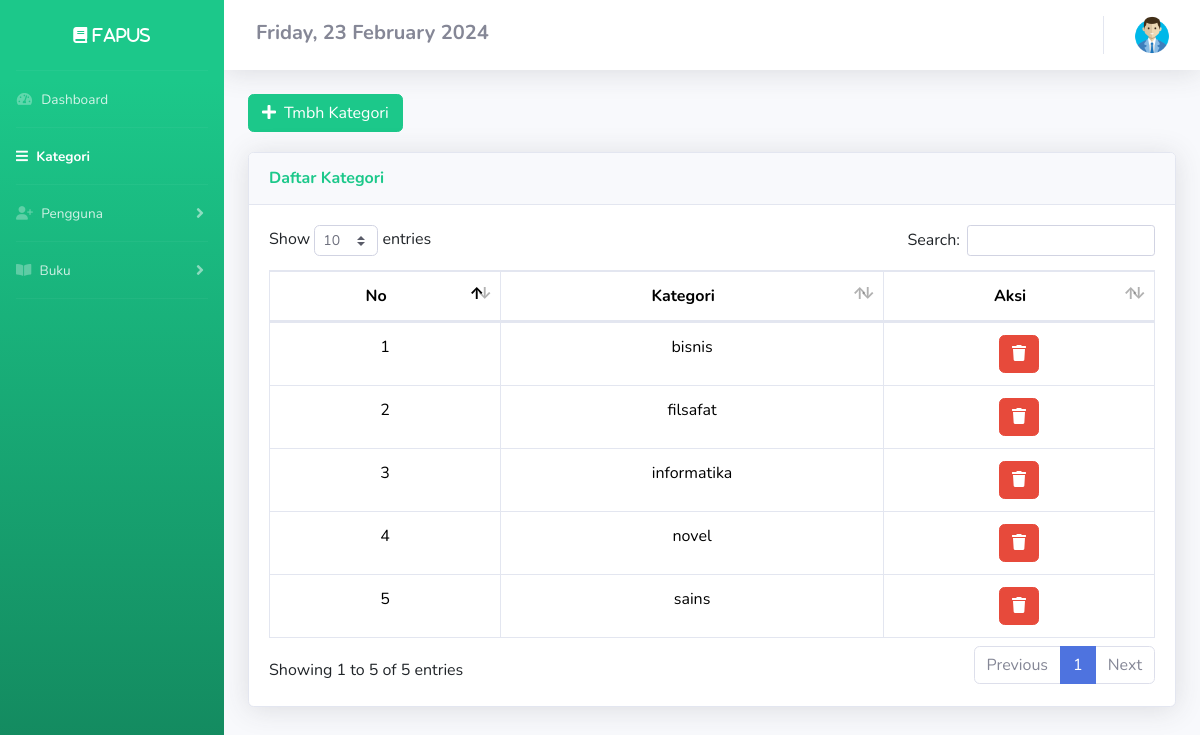
/DashboardAdmin/kategori.php (signed in), run on an earlier commit of the app's database.
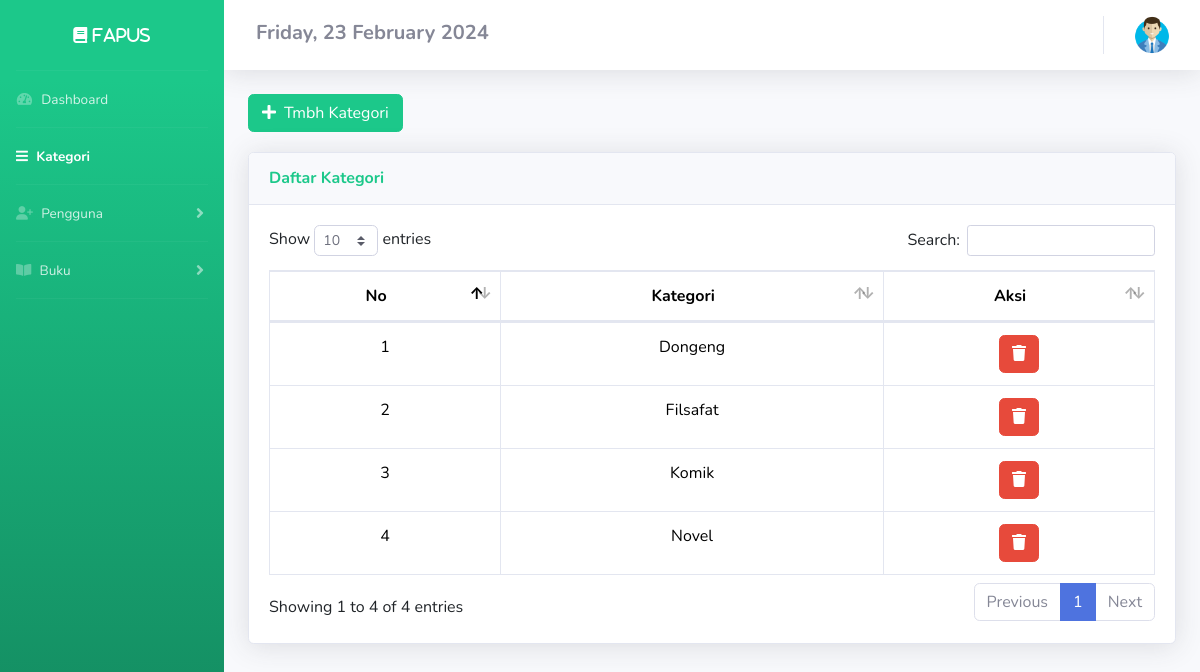
And on a later commit of the database.
### tables this page shows
CREATE TABLE `kategori_buku` (
  `kategori` varchar(255) NOT NULL
);

### config/config.php (called while the page is built, shortened)
<?php
$host = "127.0.0.1";
$username = "root";
$password = "";
$database_name = "fapus";
$connection = mysqli_connect($host, $username, $password, $database_name);
function queryReadData($dataKategori)
{
  global $connection;
  $result = mysqli_query($connection, $dataKategori);
  $items = [];
  while ($item = mysqli_fetch_assoc($result)) {
    $items[] = $item;
  }
  return $items;
}

### DashboardAdmin/kategori.php (the view, shortened to what this page needs)
<?php
require "../config/config.php";
$member = queryReadData("SELECT * FROM kategori_buku");
?>
<!DOCTYPE html>
<html lang="en">
<head>
  <link href="https://cdn.jsdelivr.net/npm/bootstrap@5.3.2/dist/css/bootstrap.min.css" rel="stylesheet">
  <link href="../assets2/vendor/fontawesome-free/css/all.min.css" rel="stylesheet" type="text/css">
  <link href="../assets2/css/sb-admin-2.min.css" rel="stylesheet">
  <link href="../assets2/vendor/datatables/dataTables.bootstrap4.min.css" rel="stylesheet">
</head>
<body id="page-top">
  <div id="wrapper">
    <ul class="navbar-nav bg-gradient-success sidebar sidebar-dark accordion" id="accordionSidebar">
      <div class="sticky-top">
        <a class="sidebar-brand d-flex align-items-center justify-content-center" href="kategori.php">
          <div class="sidebar-brand-text fas fa-book"> Fapus</div>
        </a>
        <hr class="sidebar-divider my-0">
        <li class="nav-item">
          <a class="nav-link" href="index.php">
            <i class="fas fa-fw fa-tachometer-alt"></i>
            <span>Dashboard</span></a>
        </li>
        <hr class="sidebar-divider my-0">
        <li class="nav-item active">
          <a class="nav-link" href="#.php">
            <i class="fas fa-bars"></i>
            <span>Kategori</span></a>
        </li>
        <hr class="sidebar-divider my-0">
        <li class="nav-item">
          <a class="nav-link collapsed" href="#" data-toggle="collapse" data-target="#collapseTwo" aria-expanded="true" aria-controls="collapseTwo">
          <i class="fa-solid fa-user-plus"></i>
            <span>Pengguna</span>
          </a>
        </li>
        <hr class="sidebar-divider my-0">
        <li class="nav-item">
          <a class="nav-link collapsed" href="#" data-toggle="collapse" data-target="#collapseUtilities" aria-expanded="true" aria-controls="collapseUtilities">
            <i class="fas fa-book-open"></i>
            <span>Buku</span>
          </a>
        </li>
        <hr class="sidebar-divider my-0">
    </ul>
    <?php
    $day = date('l');
    $dayOfMonth = date('d');
    $month = date('F');
    $year = date('Y');
    ?>
    <div id="content-wrapper" class="d-flex flex-column">
      <div id="content">
        <nav class="navbar navbar-expand navbar-light bg-white topbar mb-4 static-top shadow">
          <h5 class="mt-1 mx-3 fw-bold"><span class="fs-5 text-secondary"> <?php echo $day . ", " . $dayOfMonth . " " . " " . $month . " " . $year; ?> </span></h5>
          <ul class="navbar-nav ml-auto">
            <li class="nav-item dropdown no-arrow">
              <a class="nav-link dropdown-toggle" href="#" id="userDropdown" role="button" data-toggle="dropdown" aria-haspopup="true" aria-expanded="false">
                <img src="../assets/user.png" alt="memberLogo" width="40px">
              </a>
            </li>
          </ul>
        </nav>
        <div class="container-fluid">
          <button style="margin-bottom:20px" data-toggle="modal" data-target="#myModal" class="btn btn-success col-md-2"><span class="glyphicon glyphicon-plus"></span><i class="fas fa-plus mr-2"></i>Tmbh Kategori</button>
          <div class="card shadow mb-4">
            <div class="card-header py-3">
              <h6 class="m-0 font-weight-bold text-success">Daftar Kategori</h6>
            </div>
            <div class="card-body">
              <div class="table-responsive">
                <table class="table table-bordered" id="dataTable" width="100%" cellspacing="0">
                  <thead>
                    <tr align="center">
                      <th>No</th>
                      <th>Kategori</th>
                      <th>Aksi</th>
                    </tr>
                  </thead>
                  <tbody>
                    <?php
                    $no = 1;
                    foreach ($member as $item) :
                    ?>
                      <tr>
                        <td align="center"><?php echo $no++ ?></td>
                        <td align="center"><?php echo $item['kategori'] ?></td>
                        <td align="center">
                          <a href="deleteKategori.php?kategori=<?= $item['kategori']; ?>" class="btn btn-danger" onclick="return confirm('Apakah <?= $item['kategori']; ?> ingin anda hapus? Jika anda hapus maka data buku dengan kategori ini juga akan terhapus!');"><i class="fas fa-trash"></i></a>
                        </td>
                      </tr>
                    <?php endforeach; ?>
                  </tbody>
                </table>
              </div>
            </div>
          </div>
        </div>
      </div>
</body>
</html>

What changed in the data, as far as the page shows it:
removed kategori_buku: kategori "bisnis"
removed kategori_buku: kategori "filsafat"
removed kategori_buku: kategori "informatika"
removed kategori_buku: kategori "novel"
removed kategori_buku: kategori "sains"
added kategori_buku: kategori "Dongeng"
added kategori_buku: kategori "Filsafat"
added kategori_buku: kategori "Komik"
added kategori_buku: kategori "Novel"
Also different on the page:
text written by a page script: "Show entries Search: Showing 1 to 5 of 5 entries Previous 1 Next" → "Show entries Search: Showing 1 to 4 of 4 entries Previous 1 Next"
